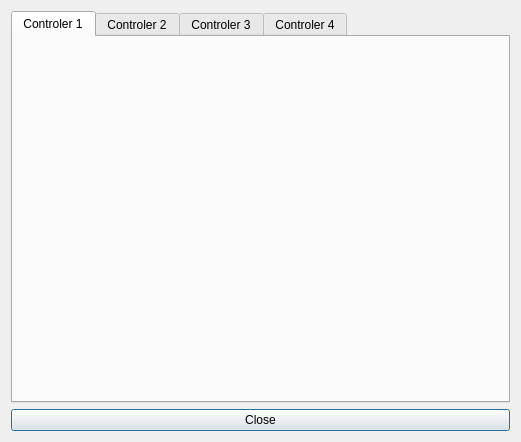
<?xml version="1.0" encoding="UTF-8"?>
<ui version="4.0">
 <class>InputDialogClass</class>
 <widget class="QDialog" name="InputDialogClass">
  <property name="windowModality">
   <enum>Qt::ApplicationModal</enum>
  </property>
  <property name="geometry">
   <rect>
    <x>0</x>
    <y>0</y>
    <width>521</width>
    <height>442</height>
   </rect>
  </property>
  <property name="windowTitle">
   <string>InputDialog</string>
  </property>
  <layout class="QGridLayout" name="gridLayout">
   <item row="0" column="0">
    <layout class="QGridLayout" name="gl_PluginParams">
     <property name="sizeConstraint">
      <enum>QLayout::SetDefaultConstraint</enum>
     </property>
     <item row="0" column="0">
      <widget class="QTabWidget" name="tabWidget">
       <property name="sizePolicy">
        <sizepolicy hsizetype="MinimumExpanding" vsizetype="MinimumExpanding">
         <horstretch>0</horstretch>
         <verstretch>0</verstretch>
        </sizepolicy>
       </property>
       <property name="currentIndex">
        <number>0</number>
       </property>
       <widget class="QWidget" name="tab1">
        <attribute name="title">
         <string>Controler 1</string>
        </attribute>
        <layout class="QGridLayout" name="gridLayout_2">
         <item row="0" column="0">
          <layout class="QGridLayout" name="gl_Tab1"/>
         </item>
        </layout>
       </widget>
       <widget class="QWidget" name="tab2">
        <attribute name="title">
         <string>Controler 2</string>
        </attribute>
        <layout class="QGridLayout" name="gridLayout_3">
         <item row="0" column="0">
          <layout class="QGridLayout" name="gl_Tab2"/>
         </item>
        </layout>
       </widget>
       <widget class="QWidget" name="tab3">
        <attribute name="title">
         <string>Controler 3</string>
        </attribute>
        <layout class="QGridLayout" name="gridLayout_4">
         <item row="0" column="0">
          <layout class="QGridLayout" name="gl_Tab3"/>
         </item>
        </layout>
       </widget>
       <widget class="QWidget" name="tab4">
        <attribute name="title">
         <string>Controler 4</string>
        </attribute>
        <layout class="QGridLayout" name="gridLayout_5">
         <item row="0" column="0">
          <layout class="QGridLayout" name="gl_Tab4"/>
         </item>
        </layout>
       </widget>
      </widget>
     </item>
    </layout>
   </item>
   <item row="1" column="0">
    <widget class="QPushButton" name="pb_Close">
     <property name="text">
      <string>Close</string>
     </property>
    </widget>
   </item>
  </layout>
 </widget>
 <layoutdefault spacing="6" margin="11"/>
 <resources/>
 <connections>
  <connection>
   <sender>pb_Close</sender>
   <signal>clicked()</signal>
   <receiver>InputDialogClass</receiver>
   <slot>accept()</slot>
   <hints>
    <hint type="sourcelabel">
     <x>420</x>
     <y>426</y>
    </hint>
    <hint type="destinationlabel">
     <x>517</x>
     <y>379</y>
    </hint>
   </hints>
  </connection>
 </connections>
</ui>
